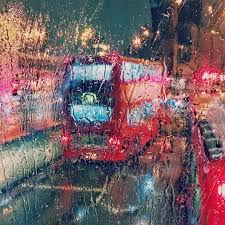
#> input picture INPUT.png, 225 x 225 px
$ python image_GA.py   (older library calls are emulated)
#> lines starting #> are read from the running program, lines starting #| are printed output that depends on the picture
import numpy as np
from skimage.measure import compare_ssim as ssim
from skimage.measure import compare_mse as mse
import random
from PIL import Image, ImageDraw
import queue
import argparse
import uuid
import json

parser = argparse.ArgumentParser(description="Set Experiment Parameters")
parser.add_argument('-p', '--population', help='Population Size')
parser.add_argument('-pr', '--parent', help='Percentage the chosen parent is random, instead of the best')
parser.add_argument('-c', '--child', help='Child Mutation Probability [1-99]')
parser.add_argument('-sh', '--shape', help='Shape Mutation Probability [1-99]')
parser.add_argument('-hh', '--hard', help='Hard Mutation Probability [1-99]')
parser.add_argument('-m', '--medium', help='Medium Mutation Probability [1-99]')
parser.add_argument('-s', '--soft', help='Soft Mutation Probability [1-99]')
parser.add_argument('-d', '--delta', help='Mutation Delta [1-99]')
parser.add_argument('-t', '--tolerance', help='Stopping Tolerance [0.0-1.0]')
parser.add_argument('-q', '--queue', help='Max Queue Length')
parser.add_argument('-n', '--num_poly', help='Number of polygons per individual')
parser.add_argument('-i', '--iters', help='Minimum number of iterations to run')
parser.add_argument('-f', '--fitness', help='Choose fitness function. 1=MSE, 2=SSIM', choices=set('12'))

nspace = vars(parser.parse_args())

i = nspace.get('iters')
MIN_STEPS =  int(i) if i else 100

REC_FITNESS_INTERVAL = (MIN_STEPS // 100) if MIN_STEPS >= 100 else 1

f = nspace.get('fitness')
FITNESS_CHOICE = int(f) if f else 1

# Performance tuning parameters
pop = nspace.get('population')
POPULATION_SIZE = int(pop) if pop else 20
n = nspace.get('num_poly')
NUM_POLYGONS = int(n) if n else 10
NUM_VERTICES = 3 # Start with triangle

# Dimensional maxes
#X_MAX = 1024
X_MAX = 225
#Y_MAX = 1024
Y_MAX = 225
RGB_MAX = 255
ALPHA_MAX = 255

# Mutation Probabilites
pr = nspace.get('parent')
PERCENT_PARENT_RANDOM = int(pr) if pr else 10
c = nspace.get('child')
CHILD_MUTATION_PROB = int(c) if c else 30
sh = nspace.get('shape')
SHAPE_MUTATION_PROB = int(sh) if sh else 20
d = nspace.get('delta')
DELTA = int(d) if d else 20
COIN_TOSS = 2
h = nspace.get('hard')
HARD_MUTATION_PROB = int(h) if h else 10
m = nspace.get('medium')
MEDIUM_MUTATION_PROB = int(m) if m else 20
s = nspace.get('soft')
SOFT_MUTATION_PROB = int(s) if s else 30

if HARD_MUTATION_PROB + MEDIUM_MUTATION_PROB + SOFT_MUTATION_PROB > 100:
    HARD_MUTATION_PROB = 10
    MEDIUM_MUTATION_PROB = 20
    SOFT_MUTATION_PROB = 30

#Stop conditions
t = nspace.get('tolerance')
TEST_STOP_TOLERANCE = float(t) if t else .1
q = nspace.get('queue')
MAX_FITNESS_QUEUE_LEN = int(q) if q else 20

#Input
IMAGE_FILE_PATH = "INPUT.png"
IMAGE = np.array([])
RANDOM_SEED = 1
random.seed = RANDOM_SEED

#############################################################
# Class Definitions
#
#############################################################

class Population:
  """Holds a list with all members of the population."""

  def __init__(self, populationMembers = None):
    """Class Constructor

    Allows population to be initialized to a list of individuals. If none are
    provided a random group of individuals will be generated.
    """
    if(populationMembers):
      self.populationMembers = populationMembers
    else:
      populationArray = []
      for i in range(POPULATION_SIZE):
        populationArray.append(Individual())
      populationArray = sorted(populationArray, key=lambda x: x.fitness)
      self.populationMembers = np.array(populationArray)

  @staticmethod
  def crossover(parentA,parentB):
    """
    Performs crossover of the two given parents of the population at a randomly
    generated crosspoint and generates two children

    :param parentA: an individual
    :param parentB: an individual
    :return: a tuple of individuals
    """
    global IMAGE, IMAGE_FILE_PATH
    if IMAGE.size == 0:
        IMAGE = readOriginalImageFromFile(IMAGE_FILE_PATH)

    offspringA = Individual()
    offspringB = Individual()

    offspringA_temp_list = []
    offspringB_temp_list = []

    cross_over_point = random.randrange(NUM_POLYGONS)

    # print ("Crossover point " + str(cross_over_point))

    # Concatenates two parent arrays after splitting at the crossover point into a list
    offspringA_temp_list =  np.concatenate((parentA.shapes[:cross_over_point],parentB.shapes[cross_over_point:]))
    offspringB_temp_list =  np.concatenate((parentB.shapes[:cross_over_point],parentA.shapes[cross_over_point:]))

    offspringA.shapes = np.array(offspringA_temp_list)
    offspringB.shapes = np.array(offspringB_temp_list)

    # Fitness is recalculated for new offspring
    offspringA.image = offspringA.renderImage()
    offspringA.fitness = offspringA.measureFitness(IMAGE)

    offspringB.image = offspringB.renderImage()
    offspringB.fitness = offspringB.measureFitness(IMAGE)

    return offspringA,offspringB

  def getMaxFitnessIndividual(self):
    """Return the individual with the best fitness"""
    #return min(self.populationMembers, key=lambda x: x.fitness) # Lower fitness values are better since they represent a difference measure between images
    return self.populationMembers[0]

  def eliminateWeakest(self, child0, child1):
    """Finds the two weakest members of the population, including the children and kills them off"""
    #newpop = sorted(list(np.concatenate(self.populationMembers, [child0, child1])), key=lambda x: x.fitness)
    newpop = sorted(np.concatenate((self.populationMembers, [child0, child1]), axis=0), key=lambda x: x.fitness)
    half = len(self.populationMembers)//2
    if self.populationMembers[half].fitness == self.populationMembers[0].fitness:
        self.populationMembers = np.array(newpop[2:])
    else:
        self.populationMembers = np.array(newpop[:-2])

class Individual:
  """Defines a set of polygons which form an image.

  This class holds the "DNA" for an individual. Its data represents a possible
  solution to the rendering problem. An individual's solution is formed of a
  list of polygons which form an image when overlayed. An individual should
  also store a rendered version of their data as a bitmap as well as the fitness
  of their solution.
  """

  def __init__(self, shapes = None):
    """Class Constructor

    Allows individual to be initialized to a list of polygons that are passed in.
    If no list is passed in the individual will random generate an intial solution.
    """
    if(shapes):
      self.shapes = shapes
    else:
      shapeArray = []
      for i in range(NUM_POLYGONS):
      	shapeArray.append(Shape())
      self.shapes = np.array(shapeArray)

    self.image = self.renderImage()
    global IMAGE, IMAGE_FILE_PATH
    if IMAGE.size == 0:
        IMAGE = readOriginalImageFromFile(IMAGE_FILE_PATH)
    self.fitness = self.measureFitness(IMAGE)

  def renderImage(self):
    """Creates an image from a list of shapes that should be overlayed and returns np array of pixels"""

    # Creates white background base image, needed to preserve transparency (can be of any color)
    finalImage = Image.new('RGBA', (X_MAX, Y_MAX), color=(RGB_MAX, RGB_MAX, RGB_MAX, ALPHA_MAX))

    for shape in self.shapes:
      layer= Image.new('RGBA', (X_MAX, Y_MAX))
      ImageDraw.Draw(layer).polygon(shape.vertexList.tolist(), fill = shape.color) # tolist() provides required comma-separated input to polygon function
      finalImage = Image.alpha_composite(finalImage, layer)

    return np.array(finalImage)

  def saveImageToFile(self, fileName):
    """ Creates image and saves it to file '<fileName>.png' """
    image = Image.fromarray(self.image, 'RGBA')
    image.save(fileName + ".png")

  def measureFitness(self, originalImage):
    """
    Measures the fitness via sum of squared difference of
    pixel colors between orignal image and rendered solution.

    :param originalImage: an nparray representing the comparison image
    :return: double representing the squared difference between the two arrays
    """
    if type(originalImage) != type(self.image):
      raise TypeError("images must be of same type!")

    #return np.sum((self.image-originalImage)**2)
    if FITNESS_CHOICE==1:
      return mse(self.image, originalImage)
    else:
      return -ssim(self.image, originalImage, multichannel=True)

  def mutate(self):
    """
    Mutate one or more shapes within the individual.

    :return: None
    """
    counter = 0
    for shape in self.shapes:
      shape_mut = random.randrange(100)
      if shape_mut > SHAPE_MUTATION_PROB:
        continue
      spin_the_wheel = random.randrange(100)
      if spin_the_wheel <= HARD_MUTATION_PROB:
        shape.hard_mutate()
        counter += 1
        continue
      elif spin_the_wheel <= (MEDIUM_MUTATION_PROB + HARD_MUTATION_PROB):
        shape.medium_mutate()
        counter += 1
        continue
      elif spin_the_wheel <= (SOFT_MUTATION_PROB + MEDIUM_MUTATION_PROB + HARD_MUTATION_PROB):
        shape.soft_mutate()
        counter += 1

    #print("Individual mutated " + str(counter) + " shapes.")
    self.image = self.renderImage()
    self.fitness = self.measureFitness(IMAGE)

class Shape:
  """Defines a single polygon.

  This class specifies the vertices and color for a single polygon. Vertices
  are represented with (x,y) tuples and colors are represented with (r,g,b,a)
  tuples.
  """

  def __init__(self, vertexList = None, color = None):
    """Class Constructor

    Optionally takes in list of vertices and a color for a polgyon.
    If these are not provided a random set of vertices and a color will
    be chosen randomly
    """
    if(vertexList is not None): # if(vertexList) is not used because np array cannot be checked as boolean
      self.vertexList =  vertexList
    else:
      vertices = []
      for i in range(NUM_VERTICES):
        vertices.append(self.randomVertex())
      self.vertexList = np.array(vertices, dtype = ('int, int'))

    if(color):
      self.color = color
    else:
      self.color = self.randomColor()

  def randomVertex(self):
    """ Generate a random vertex tuple"""
    return (random.randrange(X_MAX), random.randrange(Y_MAX))

  def randomColor(self):
  	""" Generate a random color tuple"""
  	return (random.randrange(RGB_MAX), random.randrange(RGB_MAX), random.randrange(RGB_MAX), random.randrange(ALPHA_MAX))

  def soft_mutate(self):
    """
    Mutate one paramater

    The coin toss will decide which parameter of the polygon
    will be changed. The delta will vary but overall should be a
    minute change on the parameter being mutated

    :return none
    """
    #print("soft mutate")

    if random.randrange(COIN_TOSS) == 0:
      to_mutate = random.randrange(len(self.vertexList))
      index_to_change = random.randrange(len(self.vertexList[to_mutate]))
      change_param = self.vertexList[to_mutate][index_to_change]
      mutated_param = change_param + random.randint(-DELTA, DELTA)
      mutated_param = max(min(X_MAX, mutated_param), 0)
      self.vertexList[to_mutate][index_to_change] = mutated_param
    else:
      to_mutate = random.randrange(len(self.color))
      colors = list(self.color)
      color_change = colors[to_mutate]
      delta_color = color_change + random.randint(-DELTA, DELTA)
      mutated_color = max(min(RGB_MAX, delta_color), 0)
      colors[to_mutate] = mutated_color
      self.color = tuple(colors)

  def medium_mutate(self):
    """
    Mutate one paramater within the polygon

    Coin toss decides which paramter gets changed. This parameter will be
    changed to a random number within its min-max

    :return none
    """
    #print("medium mutate")
    if random.randrange(COIN_TOSS) == 0:
      to_mutate = random.randrange(len(self.color))
      colors = list(self.color)
      mutated = random.randrange(RGB_MAX)
      colors[to_mutate] = mutated
      self.color = tuple(colors)
    else:
      to_mutate = random.randrange(len(self.vertexList))
      change_coord = random.randrange(len(self.vertexList[to_mutate]))
      self.vertexList[to_mutate][change_coord] = random.randrange(X_MAX)

  def hard_mutate(self):
    """
    Mutate three paramters within the polygon

    Mutate a color, alpha, and a vertex. Each of the parameters
    mutated values will be random within its min-max

    return: none
    """
    #print("hard mutate")
    colors = list(self.color)
    mutate_color = random.randrange(len(colors) - 1)
    colors[mutate_color] = random.randrange(RGB_MAX)
    colors[-1] = random.randrange(ALPHA_MAX)
    self.color = tuple(colors)

    mutate_vertex = random.randrange(len(self.vertexList))
    self.vertexList[mutate_vertex] = random.randrange(X_MAX), random.randrange(Y_MAX)

  # [4 lines left out: function print, not called in this run]


#############################################################
# Global Functions
#
#############################################################
def evaluateStopCondition(fitnessQueue, maxLength, tolerance, maxFitness):
  """Checks if the algorithm should stop.

  Pushes the current maximum fitness on a queue and pops an older one off.
  When the difference between the current and old fitness is smaller than a
  set tolerance the algorithm will stop.
  """
  if(fitnessQueue.qsize() == maxLength): # Only pop value if queue is full
    oldFitness = fitnessQueue.get()
    if(oldFitness - maxFitness <= tolerance):
      return True
  fitnessQueue.put(maxFitness)
  return False

# [6 lines left out: function printFitnessQueue, not called in this run]

def readOriginalImageFromFile(filePath):
  """ Opens the image at specified <filePath>, converts to RGBA numpy array and returns it """
#> called with filePath = 'INPUT.png'
  image = Image.open(filePath)
#> image is the input picture: PIL image 225x225 RGB; mean R, G, B 118.6, 94.7, 100.3
  image = image.convert('RGBA')
#> image: PIL image 225x225 RGBA
  return np.array(image)

#############################################################
# Unit Tests
#
#############################################################
# [111 lines left out: functions classInstantiationTest, crossoverTest, imageRenderingTest, stopTest, not called in this run]

#############################################################
# Main Loop
#
#############################################################
IMAGE = readOriginalImageFromFile(IMAGE_FILE_PATH)

imagePopulation = Population()
#> the loop in __init__, `for i in range(POPULATION_SIZE):` made 20 passes
#> pass 1, in __init__, `self.image = self.renderImage()`:
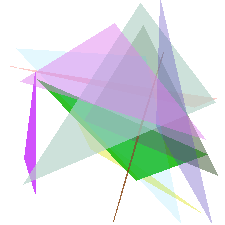
#> self.image: shape (225, 225, 4); mean of channels 0, 1, 2, 3 219.1, 223.4, 227.6, 255; drawn as R, G, B
#> pass 3, in __init__ (call 3), `self.image = self.renderImage()`:
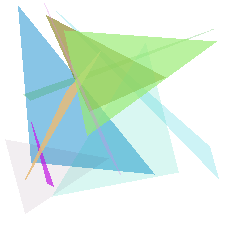
#> self.image: shape (225, 225, 4); mean of channels 0, 1, 2, 3 214.2, 236.5, 226.3, 255; drawn as R, G, B
#> in __init__, `populationArray = sorted(populationArray, key=lambda x: x.fitness)`: populationArray = 20 items

fitnessQueue = queue.Queue(MAX_FITNESS_QUEUE_LEN)

maxFitnessIndividual = imagePopulation.getMaxFitnessIndividual()
#evolutionComplete = evaluateStopCondition(fitnessQueue, MAX_FITNESS_QUEUE_LEN, TEST_STOP_TOLERANCE, maxFitnessIndividual.fitness)
evolutionComplete = False

counter = 0
fitness_tracker = []
while not evolutionComplete or counter < MIN_STEPS:
  rand_parent = random.randrange(100)
  if rand_parent <= PERCENT_PARENT_RANDOM:
    parentNum0 = random.randrange(POPULATION_SIZE)
    parentNum1 = random.randrange(POPULATION_SIZE)
    while(imagePopulation.populationMembers[parentNum0].fitness == imagePopulation.populationMembers[parentNum1].fitness): # Avoid crossover with self
      parentNum1 = random.randrange(POPULATION_SIZE)
#> this loop made 0 passes

    parent0 = imagePopulation.populationMembers[parentNum0]
    parent1 = imagePopulation.populationMembers[parentNum1]
  else:
    parent0 = imagePopulation.populationMembers[0]
    parent1 = imagePopulation.populationMembers[-1]

  child0, child1 = imagePopulation.crossover(parent0, parent1)
#> after the loop in renderImage (call 23), `for shape in self.shapes:`:
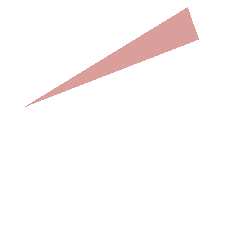
#> layer: PIL image 225x225 RGBA; mean R, G, B, A 12.9, 7.3, 7, 11.2; transparent parts drawn white
#> in crossover, `offspringA.fitness = offspringA.measureFitness(IMAGE)`: offspringA.fitness = 14686
#> after the loop in renderImage (call 24), `for shape in self.shapes:`:
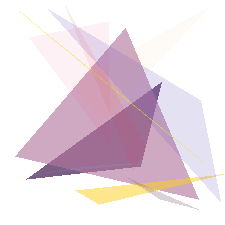
#> finalImage: PIL image 225x225 RGBA; mean R, G, B, A 233.2, 219, 226.8, 255
#> in crossover, `offspringB.fitness = offspringB.measureFitness(IMAGE)`: offspringB.fitness = 14331.7
  child0.mutate()
#> the loop in mutate, `for shape in self.shapes:` made 10 passes
#> mutate_vertex in hard_mutate on passes 4, 6, 10: 1, 0, 2
#> after the loop in renderImage (call 25), `for shape in self.shapes:`:
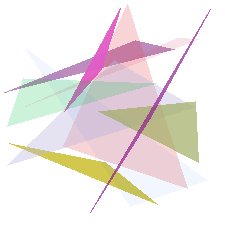
#> finalImage: PIL image 225x225 RGBA; mean R, G, B, A 237.8, 231, 229.6, 255
#> after the loop in renderImage (call 25), `for shape in self.shapes:`:
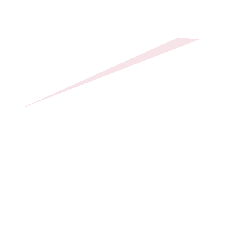
#> layer: PIL image 225x225 RGBA; mean R, G, B, A 3.6, 1.6, 2, 0.7; transparent parts drawn white
#> in mutate, `self.fitness = self.measureFitness(IMAGE)`: self.fitness = 15371.6
  child1.mutate()
#> after the loop in renderImage (call 26), `for shape in self.shapes:`:
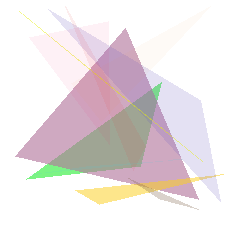
#> finalImage: PIL image 225x225 RGBA; mean R, G, B, A 233.2, 224.8, 226.8, 255
  imagePopulation.eliminateWeakest(child0,child1)
#> in eliminateWeakest, `newpop = sorted(np.concatenate((self.populationMembers, [child0, child..`: newpop = 22 items
#> in eliminateWeakest, `half = len(self.populationMembers)//2`: half = 10
  maxFitnessIndividual = imagePopulation.getMaxFitnessIndividual()
  evolutionComplete = evaluateStopCondition(fitnessQueue, MAX_FITNESS_QUEUE_LEN, TEST_STOP_TOLERANCE, maxFitnessIndividual.fitness)
#> evolutionComplete = False
  if counter % REC_FITNESS_INTERVAL == 0:
    fitness_tracker.append(maxFitnessIndividual.fitness)
  counter += 1
  # [5 lines of commented-out code are left out]

print("Convergence")
best = imagePopulation.getMaxFitnessIndividual()
names = ['steps','pop','poly','shape','child','hard','med','soft','delt','tol','q','final','tracker', 'fitness']
params = [MIN_STEPS,POPULATION_SIZE,NUM_POLYGONS, SHAPE_MUTATION_PROB, CHILD_MUTATION_PROB, HARD_MUTATION_PROB, MEDIUM_MUTATION_PROB, SOFT_MUTATION_PROB, DELTA, TEST_STOP_TOLERANCE, MAX_FITNESS_QUEUE_LEN, best.fitness, fitness_tracker, FITNESS_CHOICE]
#> params = 14 items, first 6: 100, 20, 10, 20, 30, 10
together = {}
for i in range(len(names)):
  together[names[i]] = str(params[i])
#> after the loop, together = 14 items
img_title = str(uuid.uuid4())
best.saveImageToFile(img_title)
with open(img_title + ".txt", 'w+') as fh:
  json.dump(together, fh)
